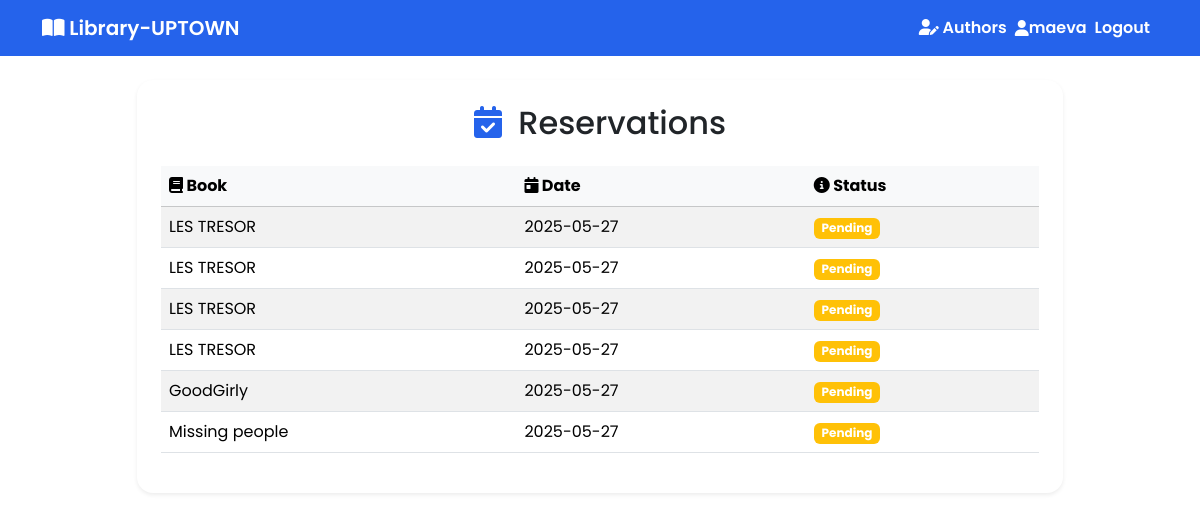
/library/reservations/ (signed in), run on the app's committed database.
### library/models.py (models this page shows, shortened)
class Reservation(models.Model):
    STATUS_CHOICES = [
        ('PENDING', 'Pending'),
        ('CONFIRMED', 'Confirmed'),
        ('CANCELLED', 'Cancelled')
    ]
    book = models.ForeignKey(Book, on_delete=models.CASCADE)
    member = models.ForeignKey(Member, on_delete=models.CASCADE)
    reserved_date = models.DateTimeField(auto_now_add=True)
    status = models.CharField(max_length=10, choices=STATUS_CHOICES, default='PENDING')

class Book(models.Model):
    CATEGORY_CHOICES = [
        ('FICTION', 'Fiction'),
        ('SCI-FI', 'Science Fiction'),
        ('BIOGRAPHY', 'Biography'),
        ('EDUCATION', 'Education')
    ]
    category = models.CharField(
        max_length=20,
        choices=CATEGORY_CHOICES,
        default='FICTION'
    )
    title = models.CharField(max_length=200)
    author = models.ForeignKey(Author, on_delete=models.CASCADE, related_name='books')
    isbn = models.CharField(
        'ISBN',
        max_length=13,
        unique=True,
        validators=[MinLengthValidator(13)]
    )
    publication_date = models.DateField()
    quantity = models.PositiveIntegerField(default=1)
    available = models.PositiveIntegerField(default=1)
    class Meta:
        ordering = ['title']

### library/views.py (the view)
# urls.py: path('reservations/', views.ReservationListView.as_view(), name='reservation-list'),
class ReservationListView(ListView):
    model = Reservation
    template_name = 'library/reservation_list.html'
    context_object_name = 'reservations'
    def get_queryset(self):
        return Reservation.objects.filter(member=self.request.user.member)

### library/templates/library/reservation_list.html (shortened to what this page needs)
{% extends "base.html" %}
{% block extra_head %}
<link rel="stylesheet" href="https://cdnjs.cloudflare.com/ajax/libs/font-awesome/6.5.0/css/all.min.css">
{% endblock %}
{% block content %}
<div class="row justify-content-center">
    <div class="col-md-10">
        <div class="card shadow-sm border-0">
            <div class="card-body p-4">
                <h2 class="card-title mb-4 text-center">
                    <i class="fa-solid fa-calendar-check"></i> Reservations
                </h2>
                {% if reservations %}
                    <div class="table-responsive">
                        <table class="table table-striped align-middle">
                            <thead class="table-light">
                                <tr>
                                    <th><i class="fa-solid fa-book"></i> Book</th>
                                    <th><i class="fa-solid fa-calendar-day"></i> Date</th>
                                    <th><i class="fa-solid fa-circle-info"></i> Status</th>
                                </tr>
                            </thead>
                            <tbody>
                                {% for reservation in reservations %}
                                <tr>
                                    <td>{{ reservation.book.title }}</td>
                                    <td>{{ reservation.reserved_date|date:"Y-m-d" }}</td>
                                    <td>
                                        <span class="badge
                                            {% if reservation.status == 'PENDING' %}bg-warning
                                            {% elif reservation.status == 'CONFIRMED' %}bg-success
                                            {% elif reservation.status == 'CANCELLED' %}bg-danger
                                            {% endif %}">
                                            {{ reservation.get_status_display }}
                                        </span>
                                    </td>
                                </tr>
                                {% endfor %}
                            </tbody>
                        </table>
                    </div>
                {% else %}
                    <p class="text-center text-muted">No reservations found.</p>
                {% endif %}
            </div>
        </div>
    </div>
</div>
{% endblock %}

### library/templates/base.html (shortened to what this page needs)
<!DOCTYPE html>
<html lang="en">
<head>
    <link href="https://cdn.jsdelivr.net/npm/bootstrap@5.3.3/dist/css/bootstrap.min.css" rel="stylesheet">
    <link rel="stylesheet" href="https://cdnjs.cloudflare.com/ajax/libs/font-awesome/6.5.0/css/all.min.css">
    {% block extra_head %}{% endblock %}
</head>
<body>
    <nav class="navbar navbar-expand-lg mb-4">
        <div class="container">
            <a class="navbar-brand" href="{% url 'library:book-list' %}">
                <i class="fa-solid fa-book-open"></i> Library-UPTOWN
            </a>
            <div class="ms-auto navbar-text d-flex align-items-center">
                <a href="{% url 'library:author-list' %}" class="nav-link d-inline px-2">
                    <i class="fa-solid fa-user-pen"></i> Authors
                </a>
                {% if user.is_authenticated %}
                    <i class="fa-solid fa-user"></i> {{ user.username }}
                    <a href="{% url 'logout' %}" class="nav-link d-inline px-2">Logout</a>
                {% else %}
                    <a href="{% url 'login' %}" class="nav-link d-inline px-2">Login</a>
                    <a href="{% url 'library:register' %}" class="nav-link d-inline px-2">Register</a>
                {% endif %}
            </div>
        </div>
    </nav>
    <div class="container">
        {% block content %}{% endblock %}
    </div>
</body>
</html>

### library/templates/base.html (style rules this page uses)
body, .navbar, .card, .table, .form-control, .form-select, .btn { font-family: 'Poppins', Arial, sans-serif; }
.navbar { background: #2563eb; }
.navbar-brand, .nav-link, .navbar-text { color: #fff !important; font-weight: 600; }

### library/templates/library/reservation_list.html (style rules this page uses)
.card-title i { color: #2563eb; margin-right: 0.5rem; }
.card { border-radius: 1rem; box-shadow: 0 2px 16px rgba(37,99,235,0.08); }
.table th, .table td { vertical-align: middle; }
.badge.bg-warning { color: #fff; }
body, .form-control, .form-select, .btn { font-family: 'Poppins', Arial, sans-serif; }

### data on the page
Reservation: book "LES TRESOR", reserved_date "2025-05-27", status "Pending"
Reservation: book "LES TRESOR", reserved_date "2025-05-27", status "Pending"
Reservation: book "LES TRESOR", reserved_date "2025-05-27", status "Pending"
Reservation: book "LES TRESOR", reserved_date "2025-05-27", status "Pending"
Reservation: book "GoodGirly", reserved_date "2025-05-27", status "Pending"
Reservation: book "Missing people", reserved_date "2025-05-27", status "Pending"

### other printed values
{{ user.username }} "maeva"
